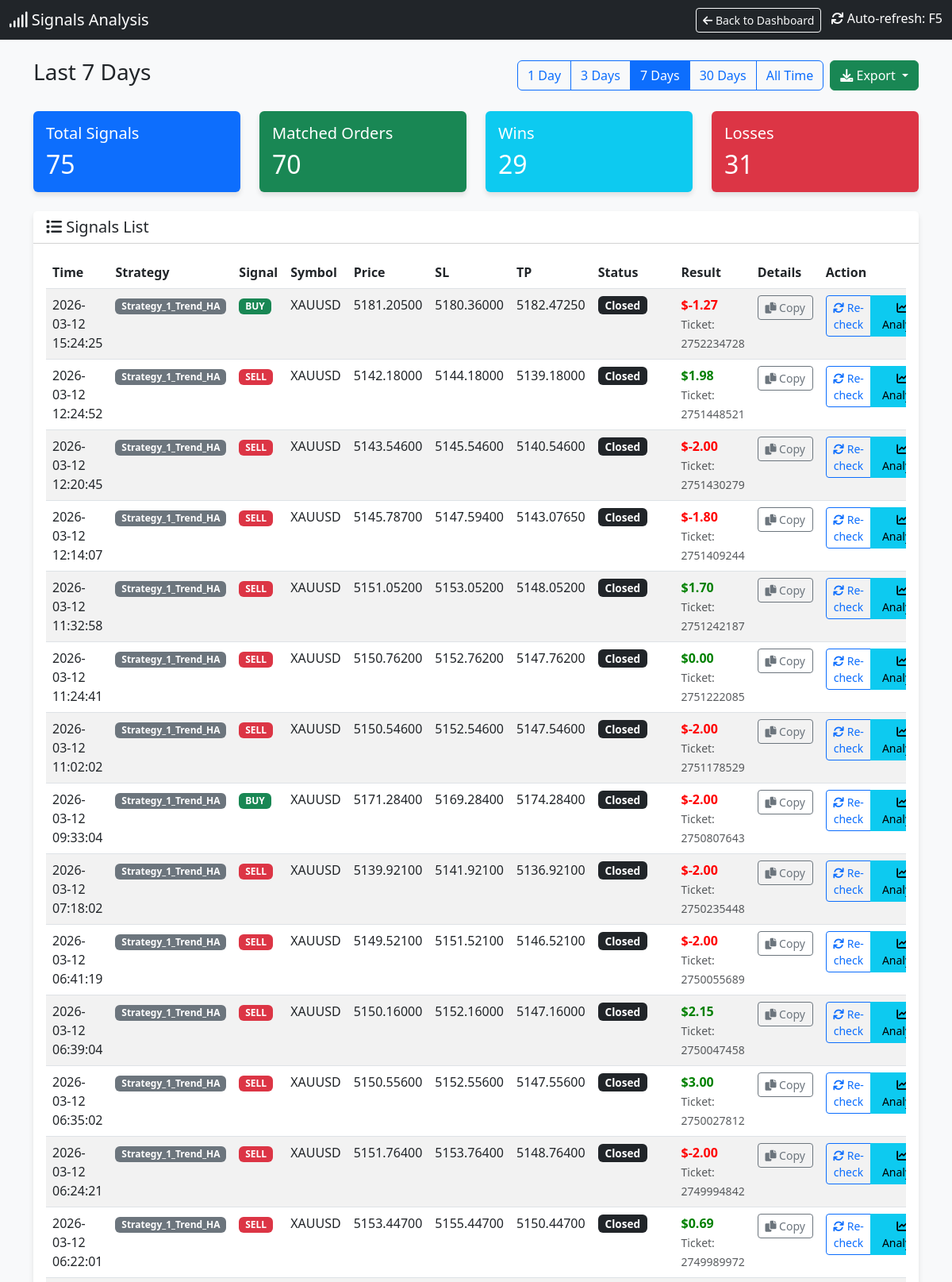
The app's page /signals (upper part) with its own data.
### tables this page shows
CREATE TABLE signals (
                id INTEGER PRIMARY KEY AUTOINCREMENT,
                timestamp DATETIME DEFAULT CURRENT_TIMESTAMP,
                strategy_name TEXT,
                symbol TEXT,
                signal_type TEXT,
                price REAL,
                sl REAL,
                tp REAL,
                indicators TEXT,
                status TEXT,
                account_id INTEGER DEFAULT 0
            );

CREATE TABLE orders (
                ticket INTEGER PRIMARY KEY,
                strategy_name TEXT,
                symbol TEXT,
                order_type TEXT,
                volume REAL,
                open_price REAL,
                sl REAL,
                tp REAL,
                open_time DATETIME,
                close_price REAL,
                profit REAL,
                comment TEXT,
                account_id INTEGER DEFAULT 0
            );

### dashboard.py (the view)
@app.route('/signals')
def signals_page():
    cur = get_db().cursor()
    days_param = request.args.get('days', '7')  # Default 7 days
    if days_param == "all":
        days = 36500
        filter_label = "All Time"
    else:
        try:
            days = int(days_param)
            filter_label = f"Last {days} Days"
        except:
            days = 7
            filter_label = "Last 7 Days"
    cutoff_date = datetime.now() - timedelta(days=days)
    cutoff_str = cutoff_date.strftime("%Y-%m-%d %H:%M:%S")
    cur.execute("SELECT * FROM signals WHERE timestamp >= ? ORDER BY timestamp DESC", (cutoff_str,))
    signals = cur.fetchall()
    signals_with_status = []
    for sig in signals:
        signal_dict = dict(sig)
        try:
            sig_timestamp = sig['timestamp']
            if isinstance(sig_timestamp, str):
                try:
                    sig_time = datetime.strptime(sig_timestamp, '%Y-%m-%d %H:%M:%S')
                except:
                    try:
                        sig_time = datetime.strptime(sig_timestamp, '%Y-%m-%d %H:%M:%S.%f')
                    except:
                        sig_time = datetime.fromisoformat(sig_timestamp.replace('Z', '+00:00'))
            else:
                sig_time = datetime.fromtimestamp(sig_timestamp)
            time_lower = (sig_time - timedelta(seconds=30)).strftime('%Y-%m-%d %H:%M:%S')
            time_upper = (sig_time + timedelta(seconds=30)).strftime('%Y-%m-%d %H:%M:%S')
        except Exception as e:
            time_lower = None
            time_upper = None
        matching_order = None
        if time_lower and time_upper:
            try:
                cur.execute("""
                    SELECT * FROM orders
                    WHERE strategy_name = ?
                    AND symbol = ?
                    AND order_type = ?
                    AND open_time BETWEEN ? AND ?
                    ORDER BY ABS(open_price - ?) ASC
                    LIMIT 1
                """, (sig['strategy_name'], sig['symbol'], sig['signal_type'], time_lower, time_upper, sig['price']))
                matching_order = cur.fetchone()
            except Exception as e:
                pass
        if matching_order:
            signal_dict['order_ticket'] = matching_order['ticket']
            signal_dict['order_profit'] = matching_order['profit']
            signal_dict['order_status'] = 'closed' if matching_order['profit'] is not None else 'open'
            signal_dict['has_order'] = True
        else:
            signal_dict['order_ticket'] = None
            signal_dict['order_profit'] = None
            signal_dict['order_status'] = 'not_found'
            signal_dict['has_order'] = False
        signals_with_status.append(signal_dict)
    total_signals = len(signals_with_status)
    matched_orders = len([s for s in signals_with_status if s['has_order']])
    wins = len([s for s in signals_with_status if s['has_order'] and s['order_profit'] is not None and s['order_profit'] > 0])
    losses = len([s for s in signals_with_status if s['has_order'] and s['order_profit'] is not None and s['order_profit'] < 0])
    cur.execute("SELECT DISTINCT strategy_name FROM orders ORDER BY strategy_name")
    strategies = [row['strategy_name'] for row in cur.fetchall()]
    return render_template('signals.html',
                         signals=signals_with_status,
                         total_signals=total_signals,
                         matched_orders=matched_orders,
                         wins=wins,
                         losses=losses,
                         current_filter=days_param,
                         filter_label=filter_label,
                         strategies=strategies)

### dashboard.py (called while the page is built)
def get_db():
    db = getattr(g, '_database', None)
    if db is None:
        db = g._database = sqlite3.connect(DB_PATH)
        db.row_factory = sqlite3.Row
    return db

@app.teardown_appcontext
def close_connection(exception):
    db = getattr(g, '_database', None)
    if db is not None:
        db.close()

def format_vn_time(value):
    if not value:
        return ""
    try:
        if isinstance(value, str):
            try:
                dt = datetime.strptime(value, "%Y-%m-%d %H:%M:%S")
            except ValueError:
                try:
                    dt = datetime.strptime(value, "%Y-%m-%d %H:%M:%S.%f")
                except ValueError:
                    dt = datetime.strptime(value, "%Y-%m-%d %H:%M")
        else:
            dt = value
        vn_time = dt + timedelta(hours=7)
        res = vn_time.strftime("%Y-%m-%d %H:%M:%S")
        return res
    except Exception as e:
        print(f"DEBUG: Error parsing '{value}': {e}")
        return value # Return original on error

### templates/signals.html (shortened to what this page needs)
<!DOCTYPE html>
<html lang="en">
<head>
    <link href="https://cdn.jsdelivr.net/npm/bootstrap@5.3.0/dist/css/bootstrap.min.css" rel="stylesheet">
    <link href="https://cdnjs.cloudflare.com/ajax/libs/font-awesome/6.0.0/css/all.min.css" rel="stylesheet">
</head>
<body>
    <nav class="navbar navbar-dark bg-dark mb-4">
        <div class="container-fluid">
            <span class="navbar-brand mb-0 h1"><i class="fas fa-signal"></i> Signals Analysis</span>
            <div>
                <a href="/" class="btn btn-outline-light btn-sm me-2">
                    <i class="fas fa-arrow-left"></i> Back to Dashboard
                </a>
                <span class="text-white"><i class="fas fa-sync"></i> Auto-refresh: F5</span>
            </div>
        </div>
    </nav>
    <div class="container mb-4">
        <div class="d-flex justify-content-between align-items-center">
            <h3>{{ filter_label }}</h3>
            <div class="d-flex gap-2">
                <div class="btn-group" role="group">
                    <a href="/signals?days=1" class="btn btn-outline-primary {% if current_filter == '1' %}active{% endif %}">1 Day</a>
                    <a href="/signals?days=3" class="btn btn-outline-primary {% if current_filter == '3' %}active{% endif %}">3 Days</a>
                    <a href="/signals?days=7" class="btn btn-outline-primary {% if current_filter == '7' %}active{% endif %}">7 Days</a>
                    <a href="/signals?days=30" class="btn btn-outline-primary {% if current_filter == '30' %}active{% endif %}">30 Days</a>
                    <a href="/signals?days=all" class="btn btn-outline-primary {% if current_filter == 'all' %}active{% endif %}">All Time</a>
                </div>
                <div class="btn-group" role="group">
                    <button type="button" class="btn btn-success dropdown-toggle" data-bs-toggle="dropdown" aria-expanded="false" title="Export to CSV">
                        <i class="fas fa-download"></i> Export
                    </button>
                </div>
            </div>
        </div>
    </div>
    <div class="container">
        <div class="row mb-4">
            <div class="col-md-3">
                <div class="card bg-primary text-white">
                    <div class="card-body">
                        <h5 class="card-title">Total Signals</h5>
                        <h2 class="card-text">{{ total_signals }}</h2>
                    </div>
                </div>
            </div>
            <div class="col-md-3">
                <div class="card bg-success text-white">
                    <div class="card-body">
                        <h5 class="card-title">Matched Orders</h5>
                        <h2 class="card-text">{{ matched_orders }}</h2>
                    </div>
                </div>
            </div>
            <div class="col-md-3">
                <div class="card bg-info text-white">
                    <div class="card-body">
                        <h5 class="card-title">Wins</h5>
                        <h2 class="card-text">{{ wins }}</h2>
                    </div>
                </div>
            </div>
            <div class="col-md-3">
                <div class="card bg-danger text-white">
                    <div class="card-body">
                        <h5 class="card-title">Losses</h5>
                        <h2 class="card-text">{{ losses }}</h2>
                    </div>
                </div>
            </div>
        </div>
        <div class="card">
            <div class="card-header bg-white">
                <h5 class="mb-0"><i class="fas fa-list"></i> Signals List</h5>
            </div>
            <div class="card-body">
                <div class="table-responsive">
                    <table class="table table-hover table-striped">
                        <thead>
                            <tr>
                                <th>Time</th>
                                <th>Strategy</th>
                                <th>Signal</th>
                                <th>Symbol</th>
                                <th>Price</th>
                                <th>SL</th>
                                <th>TP</th>
                                <th>Status</th>
                                <th>Result</th>
                                <th>Details</th>
                                <th>Action</th>
                            </tr>
                        </thead>
                        <tbody>
                            {% for sig in signals %}
                            <tr class="signal-row" id="signal-row-{{ sig.id }}">
                                <td>{{ sig.timestamp | to_vn_time }}</td>
                                <td><span class="badge bg-secondary">{{ sig.strategy_name }}</span></td>
                                <td>
                                    {% if sig.signal_type == 'BUY' %}
                                    <span class="badge badge-buy">BUY</span>
                                    {% else %}
                                    <span class="badge badge-sell">SELL</span>
                                    {% endif %}
                                </td>
                                <td>{{ sig.symbol }}</td>
                                <td>{{ "%.5f"|format(sig.price) }}</td>
                                <td>{{ "%.5f"|format(sig.sl) if sig.sl else '-' }}</td>
                                <td>{{ "%.5f"|format(sig.tp) if sig.tp else '-' }}</td>
                                <td id="status-{{ sig.id }}">
                                    {% if sig.has_order %}
                                        {% if sig.order_status == 'closed' %}
                                            <span class="badge bg-dark status-badge">Closed</span>
                                        {% else %}
                                            <span class="badge bg-warning status-badge">Open</span>
                                        {% endif %}
                                    {% else %}
                                        <span class="badge bg-secondary status-badge">Not Found</span>
                                    {% endif %}
                                </td>
                                <td id="result-{{ sig.id }}">
                                    {% if sig.has_order and sig.order_profit is not none %}
                                        <span class="{% if sig.order_profit >= 0 %}profit-pos{% else %}profit-neg{% endif %}">
                                            ${{ "%.2f"|format(sig.order_profit) }}
                                        </span>
                                        <br>
                                        <small class="text-muted">Ticket: {{ sig.order_ticket }}</small>
                                    {% elif sig.has_order %}
                                        <span class="text-muted">Running...</span>
                                    {% else %}
                                        <span class="text-muted">-</span>
                                    {% endif %}
                                </td>
                                <td id="details-{{ sig.id }}">
                                    <button class="btn btn-sm btn-outline-secondary copy-details-btn"
                                            data-signal-id="{{ sig.id }}"
                                            data-signal-data='{{ sig|tojson }}'
                                            title="Copy signal details">
                                        <i class="fas fa-copy"></i> Copy
                                    </button>
                                </td>
                                <td id="action-{{ sig.id }}">
                                    <div class="btn-group" role="group">
                                        {% if not sig.has_order %}
                                            <button class="btn btn-sm btn-primary check-mt5-btn" data-signal-id="{{ sig.id }}">
                                                <i class="fas fa-search"></i> Check MT5
                                            </button>
                                        {% else %}
                                            <button class="btn btn-sm btn-outline-primary check-mt5-btn" data-signal-id="{{ sig.id }}">
                                                <i class="fas fa-sync"></i> Re-check
                                            </button>
                                        {% endif %}
                                        <button class="btn btn-sm btn-info analyze-signal-btn" data-signal-id="{{ sig.id }}" title="Analyze signal">
                                            <i class="fas fa-chart-line"></i> Analyze
                                        </button>
                                    </div>
                                </td>
                            </tr>
                            {% endfor %}
                        </tbody>
                    </table>
                </div>
            </div>
        </div>
    </div>
</body>
</html>

### templates/signals.html (style rules this page uses)
body { background-color: #f8f9fa; }
.card { box-shadow: 0 4px 6px rgba(0, 0, 0, 0.1); border: none; }
.profit-pos { color: green; font-weight: bold; }
.profit-neg { color: red; font-weight: bold; }
.badge-buy { background-color: #198754; }
.badge-sell { background-color: #dc3545; }
.status-badge { font-size: 0.85em; padding: 0.35em 0.65em; }
.signal-row { transition: background-color 0.2s; }
.copy-details-btn { min-width: 70px; }
.analyze-signal-btn { min-width: 80px; }

### records on screen
signals: timestamp|to_vn_time "2026-03-12 15:24:25", strategy_name "Strategy_1_Trend_HA", symbol "XAUUSD", price "5181.20500", sl "5180.36000", tp "5182.47250"
orders: order_profit "-1.27", order_ticket "2752234728"
signals: timestamp|to_vn_time "2026-03-12 12:24:52", strategy_name "Strategy_1_Trend_HA", symbol "XAUUSD", price "5142.18000", sl "5144.18000", tp "5139.18000"
orders: order_profit "1.98", order_ticket "2751448521"
signals: timestamp|to_vn_time "2026-03-12 12:20:45", strategy_name "Strategy_1_Trend_HA", symbol "XAUUSD", price "5143.54600", sl "5145.54600", tp "5140.54600"
orders: order_profit "-2.00", order_ticket "2751430279"
signals: timestamp|to_vn_time "2026-03-12 12:14:07", strategy_name "Strategy_1_Trend_HA", symbol "XAUUSD", price "5145.78700", sl "5147.59400", tp "5143.07650"
orders: order_profit "-1.80", order_ticket "2751409244"
signals: timestamp|to_vn_time "2026-03-12 11:32:58", strategy_name "Strategy_1_Trend_HA", symbol "XAUUSD", price "5151.05200", sl "5153.05200", tp "5148.05200"
orders: order_profit "1.70", order_ticket "2751242187"
signals: timestamp|to_vn_time "2026-03-12 11:24:41", strategy_name "Strategy_1_Trend_HA", symbol "XAUUSD", price "5150.76200", sl "5152.76200", tp "5147.76200"
orders: order_profit "0.00", order_ticket "2751222085"
signals: timestamp|to_vn_time "2026-03-12 11:02:02", strategy_name "Strategy_1_Trend_HA", symbol "XAUUSD", price "5150.54600", sl "5152.54600", tp "5147.54600"
orders: order_profit "-2.00", order_ticket "2751178529"
signals: timestamp|to_vn_time "2026-03-12 09:33:04", strategy_name "Strategy_1_Trend_HA", symbol "XAUUSD", price "5171.28400", sl "5169.28400", tp "5174.28400"
orders: order_profit "-2.00", order_ticket "2750807643"
signals: timestamp|to_vn_time "2026-03-12 07:18:02", strategy_name "Strategy_1_Trend_HA", symbol "XAUUSD", price "5139.92100", sl "5141.92100", tp "5136.92100"
orders: order_profit "-2.00", order_ticket "2750235448"
signals: timestamp|to_vn_time "2026-03-12 06:41:19", strategy_name "Strategy_1_Trend_HA", symbol "XAUUSD", price "5149.52100", sl "5151.52100", tp "5146.52100"
orders: order_profit "-2.00", order_ticket "2750055689"
signals: timestamp|to_vn_time "2026-03-12 06:39:04", strategy_name "Strategy_1_Trend_HA", symbol "XAUUSD", price "5150.16000", sl "5152.16000", tp "5147.16000"
orders: order_profit "2.15", order_ticket "2750047458"
signals: timestamp|to_vn_time "2026-03-12 06:35:02", strategy_name "Strategy_1_Trend_HA", symbol "XAUUSD", price "5150.55600", sl "5152.55600", tp "5147.55600"
orders: order_profit "3.00", order_ticket "2750027812"
signals: timestamp|to_vn_time "2026-03-12 06:24:21", strategy_name "Strategy_1_Trend_HA", symbol "XAUUSD", price "5151.76400", sl "5153.76400", tp "5148.76400"
orders: order_profit "-2.00", order_ticket "2749994842"
signals: timestamp|to_vn_time "2026-03-12 06:22:01", strategy_name "Strategy_1_Trend_HA", symbol "XAUUSD", price "5153.44700", sl "5155.44700", tp "5150.44700"
orders: order_profit "0.69", order_ticket "2749989972"

### other values on screen
{{ filter_label }} "Last 7 Days"
{{ total_signals }} "75"
{{ matched_orders }} "70"
{{ wins }} "29"
{{ losses }} "31"
